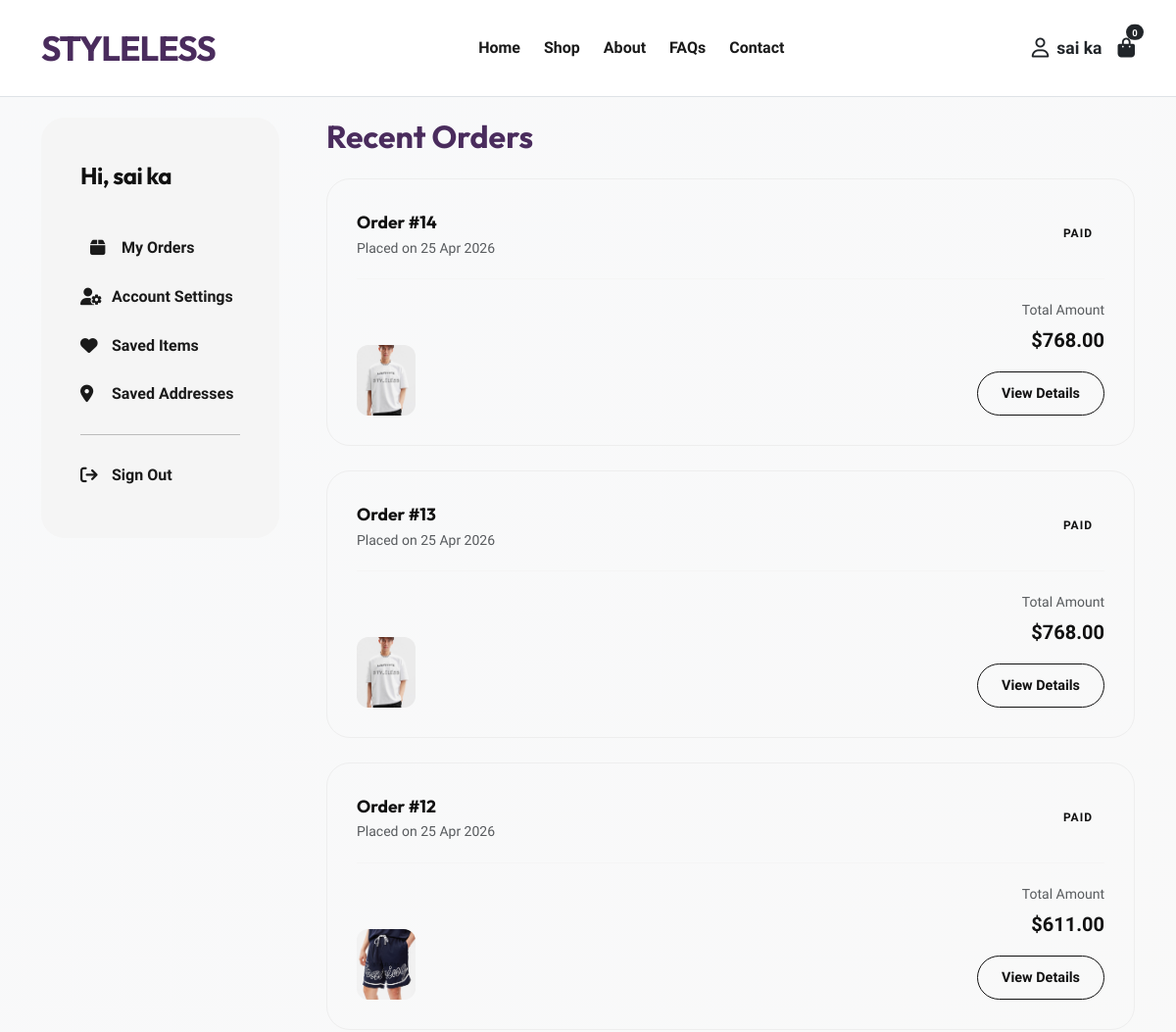
Before: /profile (signed in, upper part) with the older database file.
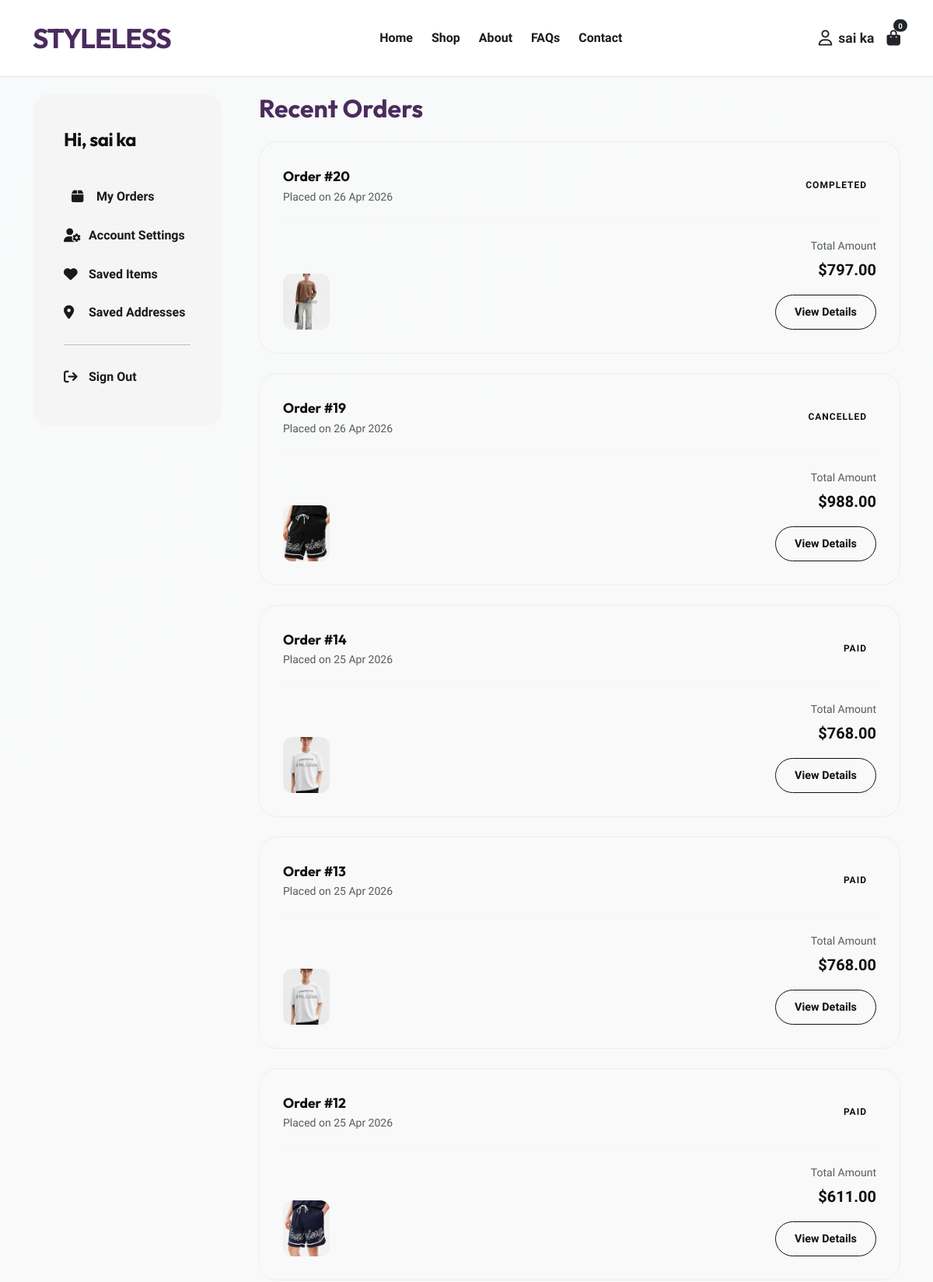
After: the same page with the newer database file.
### model/Customer.py (models this page shows, shortened)
class Customer(db.Model):
    __tablename__ = 'customer'
    id = db.Column(db.Integer, primary_key=True)
    user_id = db.Column(db.Integer, db.ForeignKey('user.id'), unique=True, nullable=False)
    first_name = db.Column(db.String(50))
    last_name = db.Column(db.String(50))
    email = db.Column(db.String(100), unique=True)
    phone = db.Column(db.String(20))
    address = db.Column(db.String(255))
    city = db.Column(db.String(50))
    state = db.Column(db.String(50))
    zip_code = db.Column(db.String(20))
    country = db.Column(db.String(50), default='Cambodia')
    created_at = db.Column(db.DateTime, default=datetime.utcnow, nullable=False)
    updated_at = db.Column(db.DateTime, default=datetime.utcnow, onupdate=datetime.utcnow, nullable=False)
    user = db.relationship('User', backref=db.backref('customer_profile', uselist=False))

### model/Order.py (models this page shows, shortened)
class Order(db.Model):
    __tablename__ = 'orders'
    id = db.Column(db.Integer, primary_key=True)
    user_id = db.Column(db.Integer, db.ForeignKey('user.id'), nullable=False)
    total_price = db.Column(db.Float, nullable=False, default=0.0)
    status = db.Column(db.String(20), default='pending', nullable=False) # pending, paid, shipped, completed, cancelled
    created_at = db.Column(db.DateTime, default=datetime.utcnow, nullable=False)
    updated_at = db.Column(db.DateTime, default=datetime.utcnow, onupdate=datetime.utcnow, nullable=False)
    user = db.relationship('User', backref=db.backref('orders', lazy=True))
    items = db.relationship('OrderItem', back_populates='order', cascade='all, delete-orphan')

### model/OrderItem.py (models this page shows, shortened)
class OrderItem(db.Model):
    __tablename__ = 'order_item'
    id = db.Column(db.Integer, primary_key=True)
    order_id = db.Column(db.Integer, db.ForeignKey('orders.id', ondelete='CASCADE'), nullable=False)
    product_id = db.Column(db.Integer, db.ForeignKey('product.id'), nullable=False)
    quantity = db.Column(db.Integer, nullable=False, default=1)
    price_at_time = db.Column(db.Float, nullable=False) # Capture price at moment of purchase
    order = db.relationship('Order', back_populates='items')
    product = db.relationship('Product', backref=db.backref('order_items', lazy=True))

### model/Product.py (models this page shows, shortened)
class Product(db.Model):
    id = db.Column(db.Integer, primary_key=True)
    name = db.Column(db.String(100), nullable=False)
    sku = db.Column(db.String(50), unique=True, nullable=False)
    price = db.Column(db.Float, nullable=False)
    stock = db.Column(db.Integer, nullable=False, default=0)
    category_id = db.Column(db.Integer, db.ForeignKey('category.id'), nullable=False)
    description = db.Column(db.Text)
    image_url = db.Column(db.String(255))
    status = db.Column(db.String(20), default='active')  # active, inactive
    category = db.relationship('Category', backref='products', lazy=True)
    images = db.relationship('ProductImage', back_populates='product', lazy='dynamic', cascade='all, delete-orphan')
    def get_primary_image(self):
        from model.ProductImage import ProductImage
        primary = ProductImage.query.filter_by(
            product_id=self.id,
            is_primary=True
        ).first()
        if primary:
            return primary.image_url
        first_img = ProductImage.query.filter_by(product_id=self.id).order_by(ProductImage.display_order).first()
        if first_img:
            return first_img.image_url
        return self.image_url

### model/ProductImage.py (models this page shows, shortened)
class ProductImage(db.Model):
    __tablename__ = 'product_image'
    id = db.Column(db.Integer, primary_key=True)
    product_id = db.Column(db.Integer, db.ForeignKey('product.id', ondelete='CASCADE'), nullable=False)
    image_url = db.Column(db.String(255), nullable=False)
    is_primary = db.Column(db.Boolean, default=False)  # Mark the main image
    display_order = db.Column(db.Integer, default=0)  # Order for display
    product = db.relationship('Product', back_populates='images')

### routes/front/profile.py (the view)
@app.get('/profile')
def profile():
    user_id = session.get('user_id')
    if user_id is None:
        flash("Please log in to view your profile.", "warning")
        return redirect(url_for('login'))
    user = User.query.get(user_id)
    customer = user.customer_profile if user else None
    orders = Order.query.filter_by(user_id=user_id).order_by(Order.created_at.desc()).all()
    return render_template("front/profile.html", user=user, customer=customer, orders=orders)

### templates/front/profile.html (shortened to what this page needs)
<!DOCTYPE html>
<html lang="en">
<head>
    <link rel="stylesheet" href="https://cdnjs.cloudflare.com/ajax/libs/font-awesome/6.6.0/css/all.min.css">
    <link href="https://cdn.jsdelivr.net/npm/bootstrap@5.3.2/dist/css/bootstrap.min.css" rel="stylesheet">
    <link rel="stylesheet" href="{{ url_for('static', filename='css/style.css') }}">
</head>
<body>
    {% include 'front/header.html' %}
    <main class="profile-container">
        <div class="container">
            <div class="row g-5">
                <div class="col-lg-3">
                    <aside class="profile-sidebar">
                        <div class="user-welcome text-truncate">Hi, {% if customer %}{{ customer.first_name }} {{ customer.last_name }}{% else %}{{ session['username'] }}{% endif %}</div>
                        <nav class="nav flex-column profile-nav" id="profileTabs" role="tablist">
                            <a class="nav-link active" id="orders-tab" data-bs-toggle="tab" href="#orders" role="tab"><i class="fa-solid fa-box"></i> My Orders</a>
                            <a class="nav-link" id="settings-tab" data-bs-toggle="tab" href="#settings" role="tab"><i class="fa-solid fa-user-gear"></i> Account Settings</a>
                            <a class="nav-link" id="saved-tab" data-bs-toggle="tab" href="#saved" role="tab"><i class="fa-solid fa-heart"></i> Saved Items</a>
                            <a class="nav-link" id="addresses-tab" data-bs-toggle="tab" href="#addresses" role="tab"><i class="fa-solid fa-location-dot"></i> Saved Addresses</a>
                            <hr class="my-3 opacity-10">
                            <a class="nav-link text-danger" href="{{ url_for('logout') }}"><i class="fa-solid fa-arrow-right-from-bracket"></i> Sign Out</a>
                        </nav>
                    </aside>
                </div>
                <div class="col-lg-9">
                    <div class="tab-content" id="profileTabContent">
                        <div class="tab-pane fade show active" id="orders" role="tabpanel">
                            <h2 class="fw-bold mb-4" style="font-family: var(--font-heading);">Recent Orders</h2>
                            <div id="ordersListContainer">
                                {% if orders %}
                                    {% for order in orders %}
                                    <div class="order-card">
                                        <div class="order-header">
                                            <div>
                                                <div class="order-id">Order #{{ order.id }}</div>
                                                <div class="text-muted small">Placed on {{ order.created_at.strftime('%d %b %Y') }}</div>
                                            </div>
                                            <span class="order-status status-{{ order.status.lower() }}">{{ order.status }}</span>
                                        </div>
                                        <div class="d-flex justify-content-between align-items-end flex-wrap gap-4">
                                            <div class="order-item-previews">
                                                {% for item in order.items[:4] %}
                                                <div class="preview-img">
                                                    {% set img = item.product.get_primary_image() if item.product else '' %}
                                                    <img src="{% if img and (img.startswith('http://') or img.startswith('https://') or img.startswith('/')) %}{{ img }}{% else %}{{ url_for('static', filename='uploads/products/' + (img or '')) }}{% endif %}" alt="">
                                                </div>
                                                {% endfor %}
                                            </div>
                                            <div class="text-end">
                                                <div class="text-muted small mb-1">Total Amount</div>
                                                <div class="fw-bold fs-5 mb-3">${{ "%.2f"|format(order.total_price) }}</div>
                                                <a href="#" class="btn-view-order text-decoration-none d-inline-block">View Details</a>
                                            </div>
                                        </div>
                                    </div>
                                    {% endfor %}
                                {% else %}
                                    <div class="text-center py-5">
                                        <i class="fa-solid fa-box-open fs-1 text-muted mb-3 opacity-25"></i>
                                        <p class="text-muted">You haven't placed any orders yet.</p>
                                        <a href="{{ url_for('shop') }}" class="btn btn-dark rounded-pill px-4 mt-2">Browse Collection</a>
                                    </div>
                                {% endif %}
                            </div>
                        </div>
                    </div>
                </div>
            </div>
        </div>
    </main>
    {% include 'front/footer.html' %}
</body>
</html>

### templates/front/header.html (shortened to what this page needs)
<div id="cartApp">
    <nav id="mainNavbar" class="navbar navbar-expand-lg navbar-light fixed-top bg-white border-bottom py-3">
        <div class="container">
            <a class="navbar-brand fw-bold fs-3" href="{{ url_for('home') }}" style="font-family: 'Outfit', sans-serif; letter-spacing: -1px;">STYLELESS</a>
            <div class="collapse navbar-collapse" id="navbarSupportedContent">
                <ul class="navbar-nav mx-auto mb-2 mb-lg-0 gap-lg-4">
                    <li class="nav-item d-none d-lg-block"><a class="nav-link fw-semibold text-dark px-0" href="{{ url_for('home') }}">Home</a></li>
                    <li class="nav-item d-none d-lg-block"><a class="nav-link fw-semibold text-dark px-0" href="{{ url_for('shop') }}">Shop</a></li>
                    <li class="nav-item"><a class="nav-link fw-semibold text-dark px-0" href="{{ url_for('about') }}">About</a></li>
                    <li class="nav-item"><a class="nav-link fw-semibold text-dark px-0" href="{{ url_for('faq') }}">FAQs</a></li>
                    <li class="nav-item"><a class="nav-link fw-semibold text-dark px-0" href="{{ url_for('contact') }}">Contact</a></li>
                </ul>
                <div class="d-none d-lg-flex align-items-center gap-3">
                    <div class="dropdown">
                        <a class="text-dark fs-5 d-flex align-items-center gap-2 text-decoration-none" href="#" id="userDropdown" role="button" data-bs-toggle="dropdown">
                            <i class="fa-regular fa-user"></i>
                            {% if session.get('full_name') %}
                                <span class="small fw-semibold d-none d-sm-inline">{{ session['full_name'] }}</span>
                            {% endif %}
                        </a>
                    </div>
                    <a class="text-dark fs-5 position-relative" data-bs-toggle="offcanvas" href="#offcanvasCart" role="button">
                        <i class="fa-solid fa-shopping-bag"></i>
                        <span class="position-absolute top-0 start-100 translate-middle badge rounded-pill bg-dark" style="font-size: 0.6rem;">
                            [[ cartCount ]]
                        </span>
                    </a>
                </div>
            </div>
        </div>
    </nav>

### templates/front/footer.html (shortened to what this page needs)
</div>

Changed rows visible on the page:
added Order: id "20", created_at "26 Apr 2026", status "COMPLETED", total_price "797.00"
added OrderItem: image_url (picture), shown under "20"
added Order: id "19", created_at "26 Apr 2026", status "CANCELLED", total_price "988.00"
added OrderItem: image_url (picture), shown under "19"
